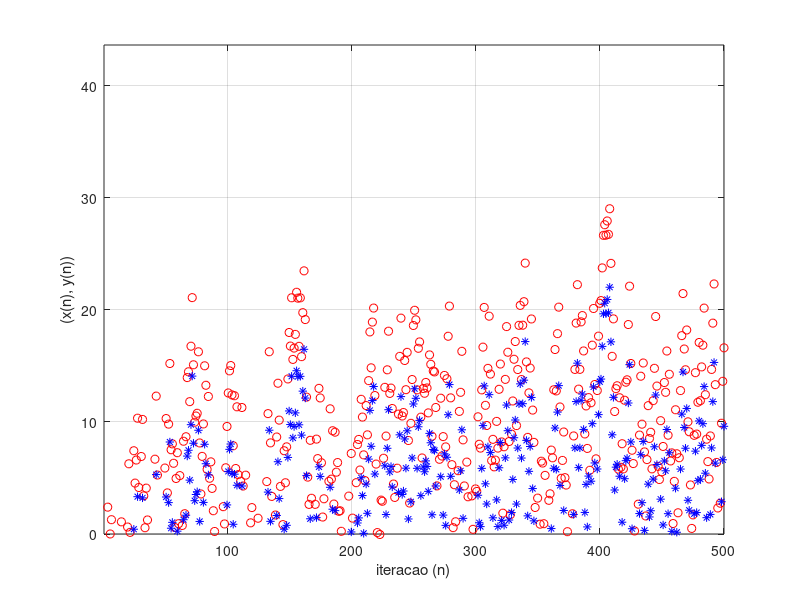

Write MATLAB code to recreate this figure.
clc; clear;

v(:,1) = [-5;-12];

eta=0.1;
geracoes = 500;
% a=20; b=a; c=50;

for n=1:geracoes
%     gradvec(1,n)=2*(v(1,n)-a);
%     gradvec(2,n)=2*(v(2,n)-b);
    gradvec(1,n)=2*v(1,n)+ 20*pi*sin(2*pi*v(1,n));
    gradvec(1,n)=2*v(2,n)+ 20*pi*sin(2*pi*v(2,n));
    v(:, n+1)=v(:,n)-eta*gradvec(:,n);
end

figure;
plot(1:geracoes+1,v(1,:),'ro'); hold on;
plot(1:geracoes+1,v(2,:),'b*'); grid;
axis([1 geracoes 0 1.5*max(max(v))+0.1]);
xlabel('iteracao (n)');
ylabel('(x(n), y(n))'); hold off;
